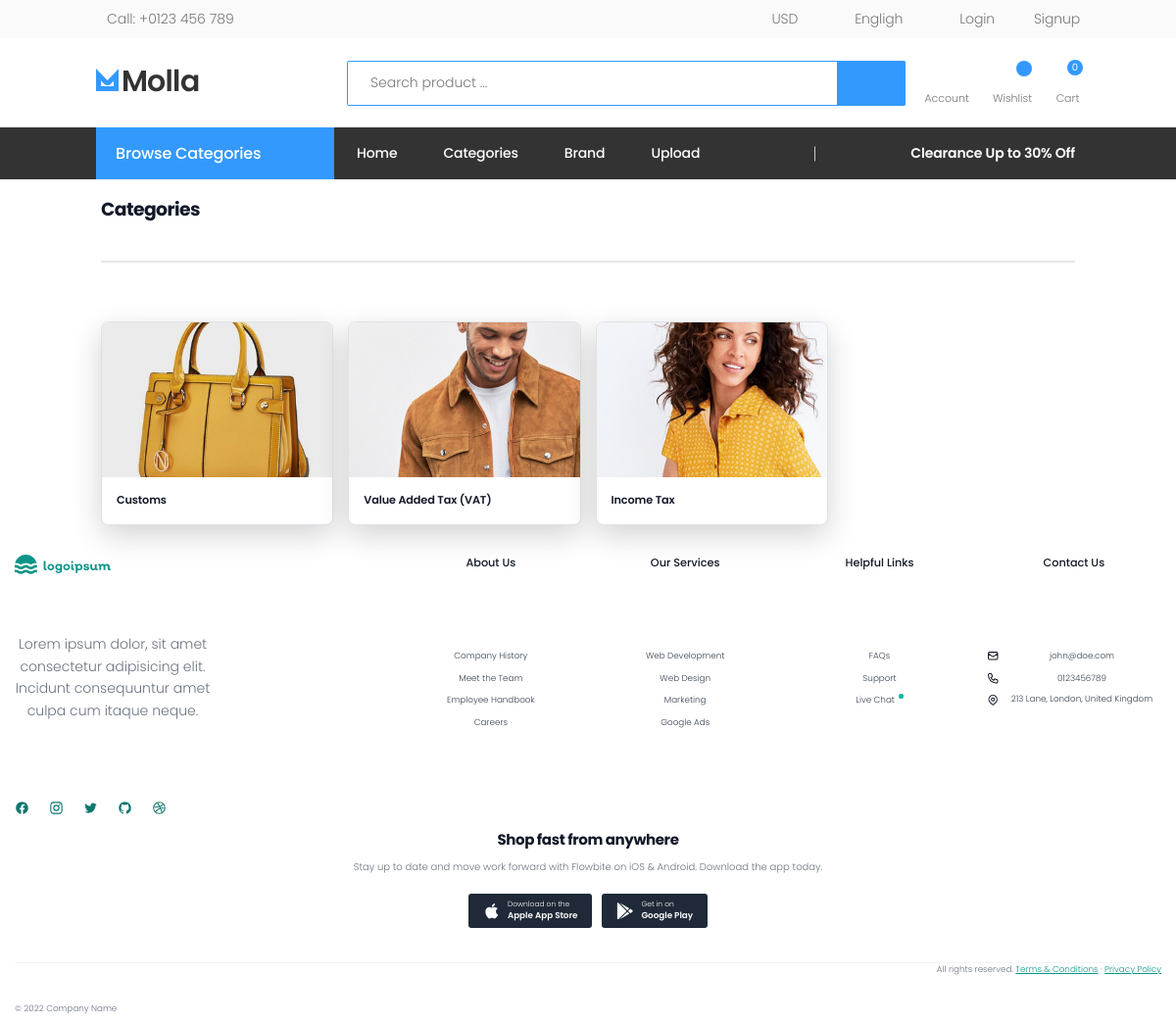
Screenshot of /category-list with the database file from the repository.
### myapp/models.py (models this page shows, shortened)
class Category(models.Model):
    title = models.CharField(max_length=100)
    image = models.ImageField(upload_to="cat_imgs/")
    class Meta:
        verbose_name_plural = '2. Categories'

### myapp/views.py (the view)
# urls.py: path('category-list',views.category_list,name='category-list'),
def category_list(request):
    data=Category.objects.all().order_by('-id')
    return render(request, 'category_list.html', {'data':data})

### myapp/templates/category_list.html
{% extends 'base.html' %}
{% load static %}
{% block content %}
<main class="container mx-auto my-8 px-4">
  <h3 class="text-3xl font-bold text-gray-900 border-b-2 border-gray-200 pb-4 mb-6">
    Categories
  </h3>
  <div class="grid grid-cols-1 sm:grid-cols-2 md:grid-cols-3 lg:grid-cols-4 gap-6">
    {% if data %}
    {% for cat in data %}
    <div class="bg-white border border-gray-200 rounded-xl shadow-lg overflow-hidden group">
      <a href="/category-product-list/{{ cat.id }}" class="block">
        <div class="aspect-w-16 aspect-h-auto">
          <img src="/media/{{ cat.image }}" alt="{{ cat.title }}" class="object-cover w-full h-full transition-transform duration-300 ease-in-out group-hover:scale-105">
        </div>
        <div class="p-4">
          <h6 class="text-lg font-semibold text-gray-900">
            <a href="/category-product-list/{{ cat.id }}" class="hover:text-blue-500">{{ cat.title }}</a>
          </h6>
        </div>
      </a>
    </div>
    {% endfor %}
    {% endif %}
  </div>
</main>
{% endblock %}

### myapp/templates/base.html (shortened to what this page needs)
{% load static %}
<!DOCTYPE html>
<html lang="en">
<head>
	<link rel="stylesheet"
		href="{% static 'assets/vendor/line-awesome/line-awesome/line-awesome/css/line-awesome.min.css' %}">
	<link rel="stylesheet" href="https://stackpath.bootstrapcdn.com/bootstrap/4.5.2/css/bootstrap.min.css">
	<link rel="stylesheet" href="https://cdnjs.cloudflare.com/ajax/libs/OwlCarousel2/2.3.4/assets/owl.carousel.min.css">
	<link rel="stylesheet" href="https://cdnjs.cloudflare.com/ajax/libs/magnific-popup.js/1.1.0/magnific-popup.min.css">
	<link rel="stylesheet" href="https://cdnjs.cloudflare.com/ajax/libs/jquery-countdown/2.2.0/jquery.countdown.css">
	<link rel="stylesheet" href="{% static 'assets/css/style.css' %}">
	<link rel="stylesheet" href="{% static 'assets/css/skins/skin-demo-13.css' %}">
	<link rel="stylesheet" href="{% static 'assets/css/demos/demo-13.css' %}">
	<script src="https://cdn.tailwindcss.com"></script>
	<link rel="stylesheet" href="https://cdn.jsdelivr.net/npm/swiper@9/swiper-bundle.min.css" />
</head>
<body>
	<header class="header header-10 header-intro-clearance">
		<div class="header-top">
			<div class="container">
				<div class="header-left">
					<a href="tel:#"><i class="icon-phone"></i>Call: +0123 456 789</a>
				</div>
				<div class="header-right">
					<ul class="top-menu">
						<li>
							<ul>
								<li>
									<div class="header-dropdown">
										<a href="#">USD</a>
									</div>
								</li>
								<li>
									<div class="header-dropdown">
										<a href="#">Engligh</a>
									</div>
								</li>
								<li class="login">
									<a href="{% url 'login' %}">Login</a>
								</li>
								<li class="login">
									<a href="{% url 'signup' %}">Signup</a>
								</li>
							</ul>
						</li>
					</ul>
				</div>
			</div>
		</div>
		<div class="header-middle">
			<div class="container">
				<div class="header-left">
					<a href="{% url 'home' %}" class="logo">
						<img src="{% static 'assets/images/demos/demo-13/logo.png' %}" alt="Molla Logo" width="105"
							height="25">
					</a>
				</div>
				<div class="header-center">
					<div
						class="header-search header-search-extended header-search-visible header-search-no-radius d-none d-lg-block">
						<form action="#" method="get">
							<div class="header-search-wrapper search-wrapper-wide">
								<input type="search" class="form-control" name="q" id="q"
									placeholder="Search product ..." required>
								<button class="btn btn-primary" type="submit"><i class="icon-search"></i></button>
							</div>
						</form>
					</div>
				</div>
				<div class="header-right">
					<div class="header-dropdown-link">
						<div class="account">
							<a href="{% url 'my_dashboard' %}" title="My account">
								<div class="icon">
									<i class="icon-user"></i>
								</div>
								<p>Account</p>
							</a>
						</div>
						<a href="{% url 'my_wishlist' %}" class="wishlist-link">
							<i class="icon-heart-o"></i>
							<span class="wishlist-count">{{ wish_list_count }}</span>
							<span class="wishlist-txt">Wishlist</span>
						</a>
						<div class="dropdown cart-dropdown">
							<a href="{% url 'cart' %}" class="dropdown-toggle" role="button" aria-haspopup="true"
								aria-expanded="false" data-display="static">
								<i class="icon-shopping-cart"></i>
								<span class="cart-count cart-list">{{ request.session.cartdata|length }}</span>
								<span class="cart-txt">Cart</span>
							</a>
						</div>
					</div>
				</div>
			</div>
		</div>
		<div class="header-bottom sticky-header">
			<div class="container">
				<div class="header-left">
					<div class="dropdown category-dropdown show is-on" data-visible="true">
						<a href="#" class="dropdown-toggle" role="button" data-toggle="dropdown" aria-haspopup="true"
							aria-expanded="true" data-display="static" title="Browse Categories">
							Browse Categories
						</a>
					</div>
				</div>
				<div class="header-center">
					<nav class="main-nav">
						<ul class="menu">
							<li class="nav-item">
								<a href="/" class="sf-with-ul">Home</a>
							</li>
							<li>
								<a href="{% url 'category-list' %}" class="sf-with-ul">Categories</a>
							</li>
							<li>
								<a href="{% url 'brand-list' %}" class="sf-with-ul">Brand</a>
							</li>
							<li>
								<a href="{% url 'upload' %}" class="sf-with-ul">Upload</a>
							</li>
						</ul>
					</nav>
				</div>
				<div class="header-right">
					<i class="la la-lightbulb-o"></i>
					<p>Clearance Up to 30% Off</span></p>
				</div>
			</div>
		</div>
	</header>
	{% block content %}
	{% endblock %}
<footer class="bg-white">
	<div class="mx-auto max-w-screen-xl px-4 pb-1 pt-1 sm:px-1 lg:px-1 lg:pt-1">
	  <div class="grid grid-cols-1 gap-8 lg:grid-cols-3">
		<div>
		  <div class="flex justify-center text-teal-600 sm:justify-start">
		  </div>
		  <p class="mt-6 max-w-md text-center leading-relaxed text-gray-500 sm:max-w-xs sm:text-left">
			Lorem ipsum dolor, sit amet consectetur adipisicing elit. Incidunt consequuntur amet culpa
			cum itaque neque.
		  </p>
		  <ul class="mt-8 flex justify-center gap-6 sm:justify-start md:gap-8">
			<li>
			  <a
				href="#"
				rel="noreferrer"
				target="_blank"
				class="text-teal-700 transition hover:text-teal-700/75"
			  >
			  </a>
			</li>
			<li>
			  <a
				href="#"
				rel="noreferrer"
				target="_blank"
				class="text-teal-700 transition hover:text-teal-700/75"
			  >
			  </a>
			</li>
			<li>
			  <a
				href="#"
				rel="noreferrer"
				target="_blank"
				class="text-teal-700 transition hover:text-teal-700/75"
			  >
			  </a>
			</li>
			<li>
			  <a
				href="#"
				rel="noreferrer"
				target="_blank"
				class="text-teal-700 transition hover:text-teal-700/75"
			  >
			  </a>
			</li>
			<li>
			  <a
				href="#"
				rel="noreferrer"
				target="_blank"
				class="text-teal-700 transition hover:text-teal-700/75"
			  >
			  </a>
			</li>
		  </ul>
		</div>
		<div class="grid grid-cols-1 gap-8 sm:grid-cols-2 md:grid-cols-4 lg:col-span-2">
		  <div class="text-center sm:text-left">
			<p class="text-lg font-medium text-gray-900">About Us</p>
			<ul class="mt-8 space-y-4 text-sm">
			  <li>
				<a class="text-gray-700 transition hover:text-gray-700/75" href="#">
				  Company History
				</a>
			  </li>
			  <li>
				<a class="text-gray-700 transition hover:text-gray-700/75" href="#">
				  Meet the Team
				</a>
			  </li>
			  <li>
				<a class="text-gray-700 transition hover:text-gray-700/75" href="#">
				  Employee Handbook
				</a>
			  </li>
			  <li>
				<a class="text-gray-700 transition hover:text-gray-700/75" href="#"> Careers </a>
			  </li>
			</ul>
		  </div>
		  <div class="text-center sm:text-left">
			<p class="text-lg font-medium text-gray-900">Our Services</p>
			<ul class="mt-8 space-y-4 text-sm">
			  <li>
				<a class="text-gray-700 transition hover:text-gray-700/75" href="#">
				  Web Development
				</a>
			  </li>
			  <li>
				<a class="text-gray-700 transition hover:text-gray-700/75" href="#"> Web Design </a>
			  </li>
			  <li>
				<a class="text-gray-700 transition hover:text-gray-700/75" href="#"> Marketing </a>
			  </li>
			  <li>
				<a class="text-gray-700 transition hover:text-gray-700/75" href="#"> Google Ads </a>
			  </li>
			</ul>
		  </div>
		  <div class="text-center sm:text-left">
			<p class="text-lg font-medium text-gray-900">Helpful Links</p>
			<ul class="mt-8 space-y-4 text-sm">
			  <li>
				<a class="text-gray-700 transition hover:text-gray-700/75" href="#"> FAQs </a>
			  </li>
			  <li>
				<a class="text-gray-700 transition hover:text-gray-700/75" href="#"> Support </a>
			  </li>
			  <li>
				<a
				  class="group flex justify-center gap-1.5 ltr:sm:justify-start rtl:sm:justify-end"
				  href="#"
				>
				  <span class="text-gray-700 transition group-hover:text-gray-700/75">
					Live Chat
				  </span>
				  <span class="relative flex size-2">
					<span class="relative inline-flex size-2 rounded-full bg-teal-500"></span>
				  </span>
				</a>
			  </li>
			</ul>
		  </div>
		  <div class="text-center sm:text-left">
			<p class="text-lg font-medium text-gray-900">Contact Us</p>
			<ul class="mt-8 space-y-4 text-sm">
			  <li>
				<a
				  class="flex items-center justify-center gap-1.5 ltr:sm:justify-start rtl:sm:justify-end"
				  href="#"
				>
				  <svg
					xmlns="http://www.w3.org/2000/svg"
					class="size-5 shrink-0 text-gray-900"
					fill="none"
					viewBox="0 0 24 24"
					stroke="currentColor"
					stroke-width="2"
				  >
					<path
					  stroke-linecap="round"
					  stroke-linejoin="round"
					  d="M3 8l7.89 5.26a2 2 0 002.22 0L21 8M5 19h14a2 2 0 002-2V7a2 2 0 00-2-2H5a2 2 0 00-2 2v10a2 2 0 002 2z"
					/>
				  </svg>
				  <span class="flex-1 text-gray-700">john@doe.com</span>
				</a>
			  </li>
			  <li>
				<a
				  class="flex items-center justify-center gap-1.5 ltr:sm:justify-start rtl:sm:justify-end"
				  href="#"
				>
				  <span class="flex-1 text-gray-700">0123456789</span>
				</a>
			  </li>
			  <li
				class="flex items-start justify-center gap-1.5 ltr:sm:justify-start rtl:sm:justify-end"
			  >
				<address class="-mt-0.5 flex-1 not-italic text-gray-700">
				  213 Lane, London, United Kingdom
				</address>
			  </li>
			</ul>
		  </div>
		</div>
	  </div>
	  <div class="w-full p-4 text-center bg-white rounded-lg sm:p-4 dark:bg-gray-800 dark:border-gray-700">
		<h5 class="mb-1 text-2xl font-bold text-gray-900 ">Shop fast from anywhere</h5>
		<p class="mb-2 text-base text-gray-500 sm:text-base dark:text-gray-400">Stay up to date and move work forward with Flowbite on iOS & Android. Download the app today.</p>
		<div class="flex items-center justify-center space-x-4 rtl:space-x-reverse">
			<a href="#" class="w-full sm:w-auto bg-gray-800 hover:bg-gray-700 focus:ring-4 focus:outline-none focus:ring-gray-300 text-white rounded-lg inline-flex items-center justify-center px-4 py-2.5 dark:bg-gray-700 dark:hover:bg-gray-600 dark:focus:ring-gray-700">
				<div class="text-left rtl:text-right">
					<div class="text-xs">Download on the</div>
					<div class="text-sm font-semibold">Apple App Store</div>
				</div>
			</a>
			<a href="#" class="w-full sm:w-auto bg-gray-800 hover:bg-gray-700 focus:ring-4 focus:outline-none focus:ring-gray-300 text-white rounded-lg inline-flex items-center justify-center px-4 py-2.5 dark:bg-gray-700 dark:hover:bg-gray-600 dark:focus:ring-gray-700">
				<div class="text-left rtl:text-right">
					<div class="text-xs">Get in on</div>
					<div class="text-sm font-semibold">Google Play</div>
				</div>
			</a>
		</div>
	</div>
	  <div class="mt-2 border-t border-gray-100 ">
		<div class="text-center sm:flex sm:justify-between sm:text-left">
		  <p class="text-sm text-gray-500">
			<span class="block sm:inline">All rights reserved.</span>
			<a
			  class="inline-block text-teal-600 underline transition hover:text-teal-600/75"
			  href="#"
			>
			  Terms & Conditions
			</a>
			<span>&middot;</span>
			<a
			  class="inline-block text-teal-600 underline transition hover:text-teal-600/75"
			  href="#"
			>
			  Privacy Policy
			</a>
		  </p>
		  <p class="mt-4 text-sm text-gray-500 sm:order-first sm:mt-0">&copy; 2022 Company Name</p>
		</div>
	  </div>
	</div>
  </footer>
	<link rel="stylesheet" href="https://cdnjs.cloudflare.com/ajax/libs/font-awesome/6.1.1/css/all.min.css">
</body>
</html>

### static/assets/css/skins/skin-demo-13.css (style rules this page uses)
a { color:#39f }
.btn-primary { color:#fff;background-color:#39f;border-color:#39f;box-shadow:none }
.cart-dropdown .cart-count { background-color:#39f }
.wishlist-link .wishlist-count { background-color:#39f }
.header-bottom .menu>li>a:before { background-color:#39f }
.category-dropdown .dropdown-toggle:before { background-color:#39f }
.category-dropdown.show .dropdown-toggle { color:#fff;background-color:#39f }
.header-10 .header-search .header-search-wrapper { border-color:#39f }
.header-10 .category-dropdown .dropdown-toggle { background-color:#39f }

### static/assets/css/demos/demo-13.css (style rules this page uses)
.header.header-10.header-intro-clearance .dropdown.category-dropdown .dropdown-toggle { padding-left:2rem;color:#fff }
.header.header-10.header-intro-clearance .dropdown.category-dropdown .dropdown-toggle::after { left:unset }
.header.header-10.header-intro-clearance .header-bottom .container { display:flex }
.header.header-10.header-intro-clearance .header-bottom .container:before { visibility:hidden }
.header.header-10.header-intro-clearance .header-bottom .main-nav { margin-left:0 }
.header.header-10.header-intro-clearance .header-bottom .menu>li>a::before { top:unset;bottom:0 }
.header.header-10.header-intro-clearance .header-search-extended { margin-right:0;margin-left:0 }
.header.header-10.header-intro-clearance .header-dropdown>a,.header.header-10.header-intro-clearance .header-dropdown>span { margin-left:2rem;text-transform:none }
.header.header-10.header-intro-clearance .login { padding-left:2rem }
.header.header-10.header-intro-clearance .header-dropdown-link { display:flex;align-items:flex-end }
.header.header-10.header-intro-clearance .wishlist-link { position:relative;flex-direction:column;font-size:2.8rem }
.header.header-10.header-intro-clearance .wishlist-link .wishlist-count { right:0;top:-.5rem }
.header.header-10.header-intro-clearance .cart-dropdown { font-size:3.2rem;padding-left:2.4rem;align-items:flex-end }
.header.header-10.header-intro-clearance .cart-dropdown .cart-count { top:-.3rem;right:-.3rem }
.header.header-10.header-intro-clearance .compare-dropdown [class*='count'],.header.header-10.header-intro-clearance .cart-dropdown [class*='count'],.header.header-10.header-intro-clearance .wishlist-link [class*='count'] { min-width:1.6rem;height:1.6rem;position:absolute }
.header.header-10.header-intro-clearance .compare-dropdown .dropdown-toggle,.header.header-10.header-intro-clearance .cart-dropdown .dropdown-toggle,.header.header-10.header-intro-clearance .wishlist-link .dropdown-toggle { position:relative;flex-direction:column }
.header.header-10.header-intro-clearance .wishlist-txt,.header.header-10.header-intro-clearance .cart-txt,.header.header-10.header-intro-clearance .compare-txt { font-size:1.1rem;font-weight:300;letter-spacing:0;color:#777;margin-top:.3rem;transition:all .3s }
.header.header-10.header-intro-clearance .header-bottom .header-right { display:flex;align-items:center;justify-content:flex-end }
.header.header-10.header-intro-clearance .header-bottom .header-right i { font-size:1.6rem;margin-right:2rem;color:#fff }
.header.header-10.header-intro-clearance .header-bottom .header-right p { font-weight:600;letter-spacing:-.01em;color:#fff }

### rows the page displays
Category: image (picture), title "Customs"
Category: image (picture), title "Value Added Tax (VAT)"
Category: image (picture), title "Income Tax"

### other values shown
{{ request.session.cartdata|length }} "0"
